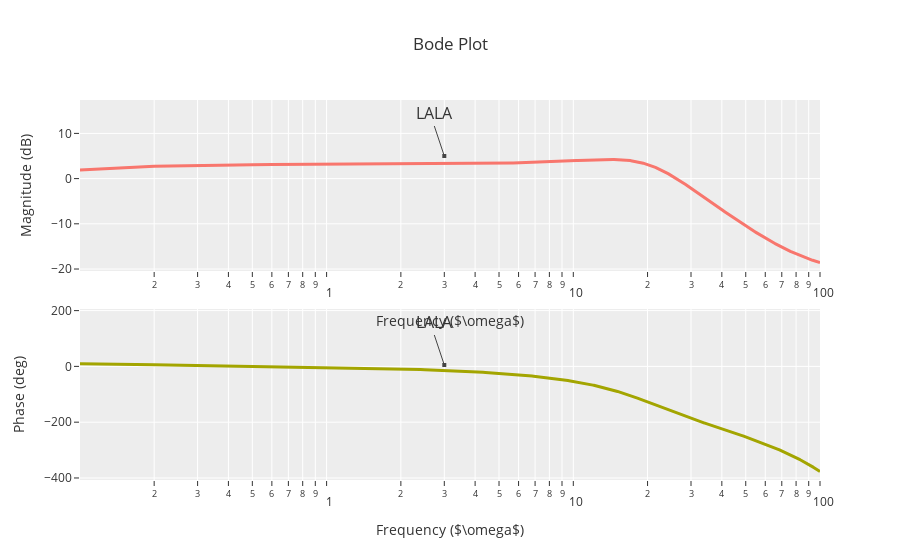

Source (notebook cell):
### Code cell
w = np.linspace(0, 10**2, 1000)

fig = make_subplots(
    rows=2, cols=1,
    subplot_titles=("Magnitude", "Phase"),
    vertical_spacing = 0.1
)

sys_db = 20*np.log10(np.abs(sysv(w)))
sys_phase = np.rad2deg(np.unwrap(np.angle(sysv(w))))


fig.add_trace(
    go.Scatter(
        x=w,
        y=sys_db,
        name='Magnitude',
        line_width=3
    ),
    row=1, col=1
)

fig.add_trace(
    go.Scatter(
        x=w,
        y=sys_phase,
        name='Phase',
        line_width=3
    ),
    row=2, col=1
)

fig.update_xaxes(
    title_text='Frequency ($\omega$)',
    type='log',
    row=1, col=1
)

fig.update_xaxes(
    title_text='Frequency ($\omega$)',
    type='log',
    row=2, col=1
)

fig.update_yaxes(
    title_text='Magnitude (dB)',
    row=1, col=1
)

fig.update_yaxes(
    title_text='Phase (deg)',
    row=2, col=1
)

fig.update_layout(
    title_text="Bode Plot",
    height=1000,
    showlegend=False,
    clickmode='select',
    annotations=[
        dict(
        x=np.log10(3),
        y=5,
        text='LALA',
        xref="x1",
        yref="y1",
        showarrow=True,
        arrowhead=7,

    ),
    dict(
        x=np.log10(3),
        y=5,
        text='LALA',
        xref="x2",
        yref="y2",
        showarrow=True,
        arrowhead=7,

    ),
        
    ]
)

### Figure 1 — Plotly figure (JSON) as saved in the notebook; plotly's stock layout.template omitted (floating-point values rounded to 4 significant figures; data arrays with more than 128 entries replaced by an {"elided": "..."} marker saying what was removed)
{"data": [{"line": {"width": 3}, "name": "Magnitude", "selectedpoints": [], "type": "scatter", "x": {"elided": "1000 float values"}, "xaxis": "x", "y": {"elided": "1000 float values"}, "yaxis": "y"}, {"line": {"width": 3}, "name": "Phase", "type": "scatter", "x": {"elided": "1000 float values"}, "xaxis": "x2", "y": {"elided": "1000 float values"}, "yaxis": "y2"}], "layout": {"annotations": [{"arrowhead": 7, "font": {"size": 16}, "showarrow": true, "text": "LALA", "x": 0.4771, "xanchor": "center", "xref": "x", "y": 5, "yanchor": "bottom", "yref": "y"}, {"arrowhead": 7, "font": {"size": 16}, "showarrow": true, "text": "LALA", "x": 0.4771, "xanchor": "center", "xref": "x2", "y": 5, "yanchor": "bottom", "yref": "y2"}], "autosize": true, "clickmode": "select", "hovermode": "closest", "showlegend": false, "title": {"text": "Bode Plot"}, "xaxis": {"anchor": "y", "autorange": true, "domain": [0, 1], "range": [-0.9996, 2], "showspikes": false, "title": {"text": "Frequency ($\\omega$)"}, "type": "log"}, "xaxis2": {"anchor": "y2", "autorange": true, "domain": [0, 1], "range": [-0.9996, 2], "showspikes": false, "title": {"text": "Frequency ($\\omega$)"}, "type": "log"}, "yaxis": {"anchor": "x", "autorange": true, "domain": [0.55, 1], "range": [-20.04, 9.765], "showspikes": false, "title": {"text": "Magnitude (dB)"}, "type": "linear"}, "yaxis2": {"anchor": "x2", "autorange": true, "domain": [0, 0.45], "range": [-400.8, 82.23], "showspikes": false, "title": {"text": "Phase (deg)"}, "type": "linear"}}}
